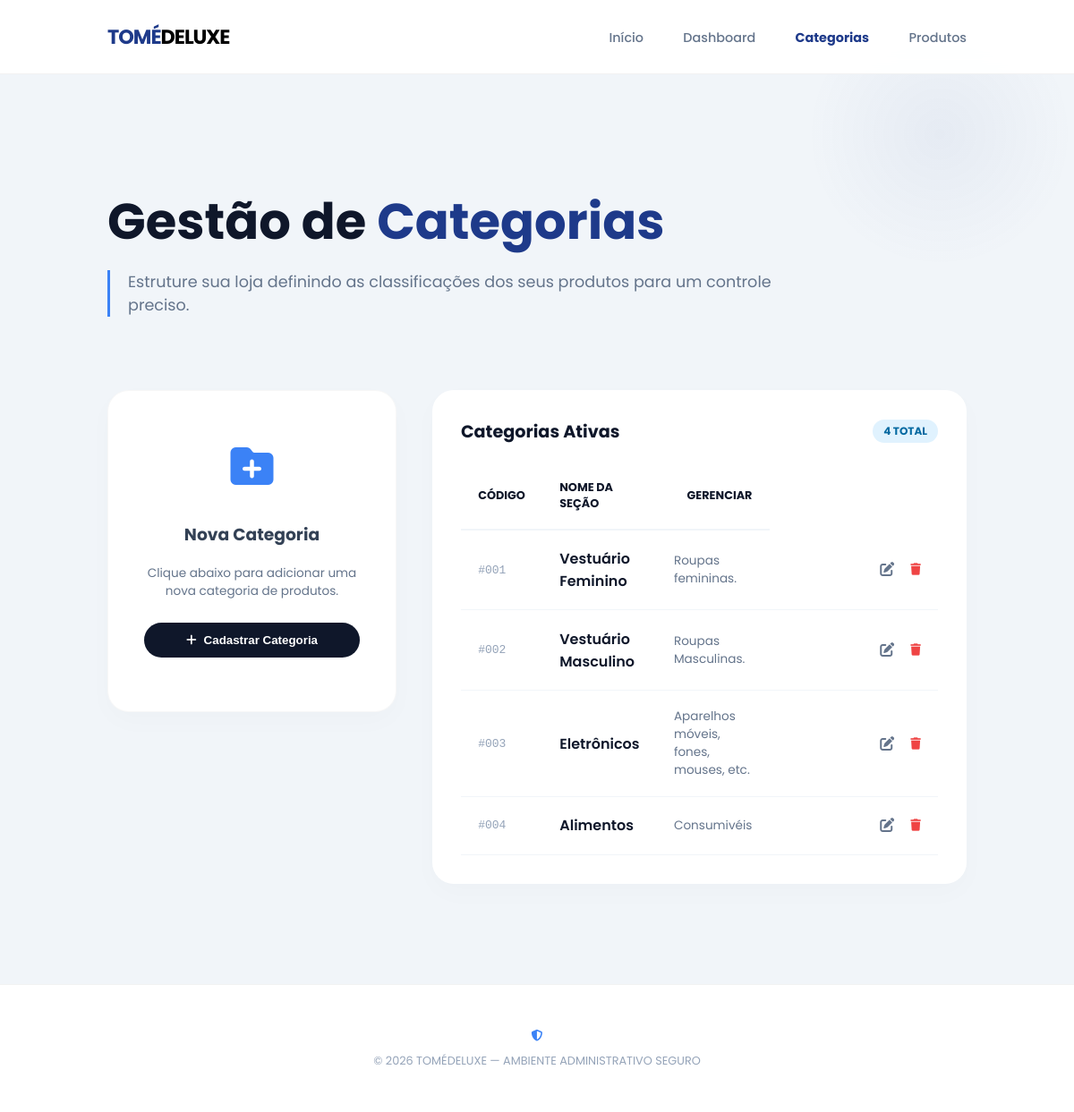
Screenshot of /categorias with the database file from the repository.
### models.py (models this page shows, shortened)
class Categoria(Base):
    __tablename__ = "categorias"
    id = Column(Integer, primary_key=True, autoincrement=True)
    nome = Column(String(100), nullable=False)
    descricao = Column(String(150))
    produtos = relationship("Produto", back_populates="categoria")

### main.py (the view)
@app.get("/categorias")
def exibir_categorias(request: Request, db: Session = Depends(get_db)):
    categorias = db.query(Categoria).all()
    return templates.TemplateResponse(
        request,
        "categorias.html",
        {"request": request,
         "categorias": categorias
        }
    )

### templates/categorias.html (shortened to what this page needs)
<!DOCTYPE html>
<html lang="pt-br">
<head>
    <link rel="stylesheet" href="/static/style.css">
    <link rel="stylesheet" href="https://cdnjs.cloudflare.com/ajax/libs/font-awesome/6.4.0/css/all.min.css">
</head>
<body>
    <nav class="navbar">
        <div class="nav-logo"> TOMÉ<span style="color: #000000;">DELUXE</span></div>
        <div class="nav-links">
            <a href="./">Início</a>
            <a href="/">Dashboard</a>
            <a href="/categorias" style="color: var(--primary-blue); font-weight: 700;">Categorias</a>
            <a href="/produtos">Produtos</a>
        </div>
    </nav>
    <main>
        <header class="hero">
            <h1>Gestão de <span>Categorias</span></h1>
            <p>Estruture sua loja definindo as classificações dos seus produtos para um controle preciso.</p>
        </header>
        <div class="container" style="display: grid; grid-template-columns: 1fr 1.8fr; align-items: start; gap: 40px;">
            <section class="card" id="secao-cadastro">
                <div id="bloco-botao" style="text-align: center; padding: 20px 0;">
                    <i class="fa-solid fa-folder-plus"
                        style="font-size: 3rem; color: var(--accent-blue); margin-bottom: 20px;"></i>
                    <h3>Nova Categoria</h3>
                    <p style="font-size: 0.85rem; color: #64748B; margin-bottom: 25px;">
                        Clique abaixo para adicionar uma nova categoria de produtos.
                    </p>
                    <button type="button" class="btn btn-main" onclick="mostrarFormulario()"
                        style="width: 100%; justify-content: center;">
                        <i class="fa-solid fa-plus" style="margin-right: 8px; color: white;"></i> Cadastrar Categoria
                    </button>
                </div>
            </section>
            <section class="data-table-container">
                <div style="display: flex; justify-content: space-between; align-items: center; margin-bottom: 20px;">
                    <h3 style="margin: 0; font-size: 1.2rem; color: var(--dark-bg);">Categorias Ativas</h3>
                    <span
                        style="background: #E0F2FE; color: #0369A1; padding: 4px 12px; border-radius: 20px; font-size: 0.75rem; font-weight: 700;">
                        {{ categorias|length }} TOTAL
                    </span>
                </div>
                <table>
                    <thead>
                        <tr>
                            <th>Código</th>
                            <th>Nome da Seção</th>
                            <th style="text-align: right;">Gerenciar</th>
                        </tr>
                    </thead>
                    <tbody>
                        {% for categoria in categorias %}
                        <tr>
                            <td style="font-family: monospace; color: #94A3B8;">#{{ "%03d"|format(categoria.id) }}</td>
                            <td style="font-weight: 600; color: var(--dark-bg);">{{ categoria.nome }}</td>
                            <td style="color: #64748B; font-size: 0.85rem;">{{ categoria.descricao }}</td>
                            <td style="text-align: right; min-width: 150px;">
                                <div id="acoes-normais-{{ categoria.id }}"
                                    style="display: flex; justify-content: flex-end; align-items: center;">
                                    <a href="/categorias/{{ categoria.id }}/editar" title="Editar"
                                        style="color: #64748B; margin-right: 18px; transition: 0.3s; text-decoration: none;">
                                        <i class="fa-solid fa-pen-to-square"></i>
                                    </a>
                                    <button type="button" onclick="pedirConfirmacao('{{ categoria.id }}')" title="Excluir"
                                        style="background: none; border: none; color: #EF4444; cursor: pointer; padding: 0;">
                                        <i class="fa-solid fa-trash"></i>
                                    </button>
                                </div>
                            </td>
                        </tr>
                        {% endfor %}
                    </tbody>
                </table>
            </section>
        </div>
    </main>
    <footer>
        <div style="margin-bottom: 10px;">
            <i class="fa-solid fa-shield-halved" style="color: var(--accent-blue);"></i>
        </div>
        &copy; 2026 TOMÉDELUXE — AMBIENTE ADMINISTRATIVO SEGURO
    </footer>
</body>
</html>

### static/style.css (style rules this page uses)
:root { --primary-blue: #1E3A8A; --accent-blue: #3B82F6; --dark-bg: #0F172A; --glass-white: rgba(255, 255, 255, 0.95); --transition: all 0.4s cubic-bezier(0.165, 0.84, 0.44, 1); --bg-body: #F1F5F9; }
html, body { height: 100%; }
body { margin: 0; font-family: 'Poppins', sans-serif; background: var(--bg-body); color: #334155; display: flex; flex-direction: column; }
main { flex: 1 0 auto; }
body::before { content: ""; position: fixed; top: 0; right: 0; width: 300px; height: 300px; background: radial-gradient(circle, rgba(30, 58, 138, 0.05) 0%, transparent 70%); z-index: -1; }
.navbar { display: flex; justify-content: space-between; align-items: center; padding: 1.5rem 10%; background: var(--glass-white); backdrop-filter: blur(10px); position: sticky; top: 0; z-index: 1000; border-bottom: 1px solid rgba(0,0,0,0.05); }
.nav-logo { font-weight: 700; font-size: 1.4rem; color: var(--primary-blue); letter-spacing: -1px; }
.nav-links a { text-decoration: none; color: #64748B; font-weight: 500; margin-left: 2.5rem; transition: var(--transition); font-size: 0.9rem; }
.hero { padding: 6rem 10% 2rem 10%; max-width: 800px; }
.hero h1 { font-size: 3.5rem; line-height: 1.1; margin-bottom: 1.5rem; color: var(--dark-bg); }
.hero h1 span { color: var(--primary-blue); }
.hero p { font-size: 1.1rem; color: #64748B; border-left: 3px solid var(--accent-blue); padding-left: 20px; }
.container { display: grid; grid-template-columns: repeat(auto-fit, minmax(320px, 1fr)); gap: 30px; padding: 2rem 10% 4rem 10%; }
.card { background: white; padding: 40px; border-radius: 24px; border: 1px solid rgba(0,0,0,0.03); box-shadow: 0 10px 30px rgba(0,0,0,0.02); transition: var(--transition); }
.data-table-container { background: white; border-radius: 24px; padding: 2rem; box-shadow: 0 10px 30px rgba(0,0,0,0.02); margin-bottom: 3rem; }
table { width: 100%; border-collapse: collapse; }
th { text-align: left; padding: 1.2rem; color: var(--dark-bg); border-bottom: 2px solid var(--bg-body); font-size: 0.8rem; text-transform: uppercase; }
td { padding: 1.2rem; border-bottom: 1px solid var(--bg-body); }
.btn { display: inline-flex; align-items: center; padding: 12px 28px; border-radius: 50px; text-decoration: none; font-weight: 600; transition: var(--transition); border: none; cursor: pointer; }
.btn-main { background: var(--dark-bg); color: white; }
footer { flex-shrink: 0; padding: 3rem 10%; background: white; border-top: 1px solid rgba(0,0,0,0.05); text-align: center; font-size: 0.8rem; color: #94A3B8; }

### rows the page displays
Categoria: id "001", nome "Vestuário Feminino", descricao "Roupas femininas."
Categoria: id "002", nome "Vestuário Masculino", descricao "Roupas Masculinas."
Categoria: id "003", nome "Eletrônicos", descricao "Aparelhos móveis, fones, mouses, etc."
Categoria: id "004", nome "Alimentos", descricao "Consumivéis"

### other values shown
{{ categorias|length }} "4"
